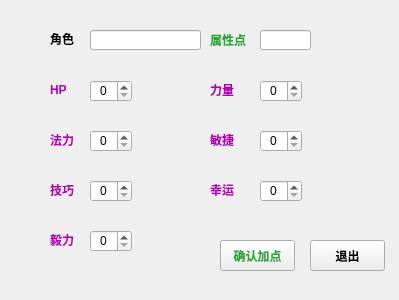
<?xml version="1.0" encoding="UTF-8"?>
<ui version="4.0">
 <class>Form_shuxingjiadian</class>
 <widget class="QWidget" name="Form_shuxingjiadian">
  <property name="geometry">
   <rect>
    <x>0</x>
    <y>0</y>
    <width>399</width>
    <height>300</height>
   </rect>
  </property>
  <property name="maximumSize">
   <size>
    <width>400</width>
    <height>300</height>
   </size>
  </property>
  <property name="windowTitle">
   <string>Form</string>
  </property>
  <widget class="QLabel" name="label">
   <property name="geometry">
    <rect>
     <x>50</x>
     <y>80</y>
     <width>31</width>
     <height>21</height>
    </rect>
   </property>
   <property name="text">
    <string>&lt;html&gt;&lt;head/&gt;&lt;body&gt;&lt;p&gt;&lt;span style=&quot; font-weight:600; color:#b300b3;&quot;&gt;HP&lt;/span&gt;&lt;/p&gt;&lt;/body&gt;&lt;/html&gt;</string>
   </property>
  </widget>
  <widget class="QLabel" name="label_2">
   <property name="geometry">
    <rect>
     <x>50</x>
     <y>130</y>
     <width>31</width>
     <height>21</height>
    </rect>
   </property>
   <property name="text">
    <string>&lt;html&gt;&lt;head/&gt;&lt;body&gt;&lt;p&gt;&lt;span style=&quot; font-weight:600; color:#b300b3;&quot;&gt;法力&lt;/span&gt;&lt;/p&gt;&lt;/body&gt;&lt;/html&gt;</string>
   </property>
  </widget>
  <widget class="QLabel" name="label_3">
   <property name="geometry">
    <rect>
     <x>50</x>
     <y>180</y>
     <width>31</width>
     <height>21</height>
    </rect>
   </property>
   <property name="text">
    <string>&lt;html&gt;&lt;head/&gt;&lt;body&gt;&lt;p&gt;&lt;span style=&quot; font-weight:600; color:#b300b3;&quot;&gt;技巧&lt;/span&gt;&lt;/p&gt;&lt;/body&gt;&lt;/html&gt;</string>
   </property>
  </widget>
  <widget class="QLabel" name="label_4">
   <property name="geometry">
    <rect>
     <x>210</x>
     <y>80</y>
     <width>31</width>
     <height>20</height>
    </rect>
   </property>
   <property name="text">
    <string>&lt;html&gt;&lt;head/&gt;&lt;body&gt;&lt;p&gt;&lt;span style=&quot; font-weight:600; color:#b300b3;&quot;&gt;力量&lt;/span&gt;&lt;/p&gt;&lt;/body&gt;&lt;/html&gt;</string>
   </property>
  </widget>
  <widget class="QLabel" name="label_5">
   <property name="geometry">
    <rect>
     <x>210</x>
     <y>130</y>
     <width>46</width>
     <height>21</height>
    </rect>
   </property>
   <property name="text">
    <string>&lt;html&gt;&lt;head/&gt;&lt;body&gt;&lt;p&gt;&lt;span style=&quot; font-weight:600; color:#b300b3;&quot;&gt;敏捷&lt;/span&gt;&lt;/p&gt;&lt;/body&gt;&lt;/html&gt;</string>
   </property>
  </widget>
  <widget class="QLabel" name="label_6">
   <property name="geometry">
    <rect>
     <x>210</x>
     <y>180</y>
     <width>46</width>
     <height>21</height>
    </rect>
   </property>
   <property name="text">
    <string>&lt;html&gt;&lt;head/&gt;&lt;body&gt;&lt;p&gt;&lt;span style=&quot; font-weight:600; color:#b300b3;&quot;&gt;幸运&lt;/span&gt;&lt;/p&gt;&lt;/body&gt;&lt;/html&gt;</string>
   </property>
  </widget>
  <widget class="QLabel" name="label_7">
   <property name="geometry">
    <rect>
     <x>210</x>
     <y>30</y>
     <width>41</width>
     <height>21</height>
    </rect>
   </property>
   <property name="text">
    <string>&lt;html&gt;&lt;head/&gt;&lt;body&gt;&lt;p&gt;&lt;span style=&quot; font-weight:600; color:#2ba636;&quot;&gt;属性点&lt;/span&gt;&lt;/p&gt;&lt;/body&gt;&lt;/html&gt;</string>
   </property>
  </widget>
  <widget class="QLabel" name="label_8">
   <property name="geometry">
    <rect>
     <x>50</x>
     <y>30</y>
     <width>31</width>
     <height>16</height>
    </rect>
   </property>
   <property name="text">
    <string>&lt;html&gt;&lt;head/&gt;&lt;body&gt;&lt;p&gt;&lt;span style=&quot; font-size:9pt; font-weight:600;&quot;&gt;角色&lt;/span&gt;&lt;/p&gt;&lt;/body&gt;&lt;/html&gt;</string>
   </property>
  </widget>
  <widget class="QLabel" name="label_9">
   <property name="geometry">
    <rect>
     <x>50</x>
     <y>230</y>
     <width>41</width>
     <height>21</height>
    </rect>
   </property>
   <property name="text">
    <string>&lt;html&gt;&lt;head/&gt;&lt;body&gt;&lt;p&gt;&lt;span style=&quot; font-weight:600; color:#b300b3;&quot;&gt;毅力&lt;/span&gt;&lt;/p&gt;&lt;/body&gt;&lt;/html&gt;</string>
   </property>
  </widget>
  <widget class="QLineEdit" name="name">
   <property name="geometry">
    <rect>
     <x>90</x>
     <y>30</y>
     <width>111</width>
     <height>20</height>
    </rect>
   </property>
   <property name="alignment">
    <set>Qt::AlignCenter</set>
   </property>
   <property name="readOnly">
    <bool>true</bool>
   </property>
  </widget>
  <widget class="QSpinBox" name="yili">
   <property name="geometry">
    <rect>
     <x>90</x>
     <y>230</y>
     <width>42</width>
     <height>22</height>
    </rect>
   </property>
   <property name="alignment">
    <set>Qt::AlignCenter</set>
   </property>
   <property name="readOnly">
    <bool>false</bool>
   </property>
   <property name="maximum">
    <number>1000</number>
   </property>
  </widget>
  <widget class="QSpinBox" name="jiqiao">
   <property name="geometry">
    <rect>
     <x>90</x>
     <y>180</y>
     <width>42</width>
     <height>22</height>
    </rect>
   </property>
   <property name="alignment">
    <set>Qt::AlignCenter</set>
   </property>
   <property name="readOnly">
    <bool>false</bool>
   </property>
   <property name="maximum">
    <number>1000</number>
   </property>
  </widget>
  <widget class="QSpinBox" name="fali">
   <property name="geometry">
    <rect>
     <x>90</x>
     <y>130</y>
     <width>42</width>
     <height>22</height>
    </rect>
   </property>
   <property name="alignment">
    <set>Qt::AlignCenter</set>
   </property>
   <property name="readOnly">
    <bool>false</bool>
   </property>
   <property name="maximum">
    <number>1000</number>
   </property>
  </widget>
  <widget class="QSpinBox" name="hp">
   <property name="geometry">
    <rect>
     <x>90</x>
     <y>80</y>
     <width>42</width>
     <height>22</height>
    </rect>
   </property>
   <property name="alignment">
    <set>Qt::AlignCenter</set>
   </property>
   <property name="readOnly">
    <bool>false</bool>
   </property>
   <property name="maximum">
    <number>1000</number>
   </property>
  </widget>
  <widget class="QSpinBox" name="liliang">
   <property name="geometry">
    <rect>
     <x>260</x>
     <y>80</y>
     <width>42</width>
     <height>22</height>
    </rect>
   </property>
   <property name="alignment">
    <set>Qt::AlignCenter</set>
   </property>
   <property name="readOnly">
    <bool>false</bool>
   </property>
   <property name="buttonSymbols">
    <enum>QAbstractSpinBox::UpDownArrows</enum>
   </property>
   <property name="maximum">
    <number>1000</number>
   </property>
  </widget>
  <widget class="QSpinBox" name="minjie">
   <property name="geometry">
    <rect>
     <x>260</x>
     <y>130</y>
     <width>42</width>
     <height>22</height>
    </rect>
   </property>
   <property name="alignment">
    <set>Qt::AlignCenter</set>
   </property>
   <property name="readOnly">
    <bool>false</bool>
   </property>
   <property name="maximum">
    <number>1000</number>
   </property>
  </widget>
  <widget class="QSpinBox" name="xingyun">
   <property name="geometry">
    <rect>
     <x>260</x>
     <y>180</y>
     <width>42</width>
     <height>22</height>
    </rect>
   </property>
   <property name="alignment">
    <set>Qt::AlignCenter</set>
   </property>
   <property name="readOnly">
    <bool>false</bool>
   </property>
   <property name="maximum">
    <number>1000</number>
   </property>
  </widget>
  <widget class="QPushButton" name="queren">
   <property name="geometry">
    <rect>
     <x>220</x>
     <y>240</y>
     <width>75</width>
     <height>31</height>
    </rect>
   </property>
   <property name="palette">
    <palette>
     <active>
      <colorrole role="ButtonText">
       <brush brushstyle="SolidPattern">
        <color alpha="255">
         <red>43</red>
         <green>166</green>
         <blue>54</blue>
        </color>
       </brush>
      </colorrole>
     </active>
     <inactive>
      <colorrole role="ButtonText">
       <brush brushstyle="SolidPattern">
        <color alpha="255">
         <red>43</red>
         <green>166</green>
         <blue>54</blue>
        </color>
       </brush>
      </colorrole>
     </inactive>
     <disabled>
      <colorrole role="ButtonText">
       <brush brushstyle="SolidPattern">
        <color alpha="255">
         <red>120</red>
         <green>120</green>
         <blue>120</blue>
        </color>
       </brush>
      </colorrole>
     </disabled>
    </palette>
   </property>
   <property name="font">
    <font>
     <pointsize>9</pointsize>
     <weight>75</weight>
     <bold>true</bold>
    </font>
   </property>
   <property name="text">
    <string>确认加点</string>
   </property>
  </widget>
  <widget class="QPushButton" name="tuichu">
   <property name="geometry">
    <rect>
     <x>310</x>
     <y>240</y>
     <width>75</width>
     <height>31</height>
    </rect>
   </property>
   <property name="font">
    <font>
     <pointsize>9</pointsize>
     <weight>75</weight>
     <bold>true</bold>
    </font>
   </property>
   <property name="text">
    <string>退出</string>
   </property>
  </widget>
  <widget class="QLineEdit" name="shuxingdian">
   <property name="geometry">
    <rect>
     <x>260</x>
     <y>30</y>
     <width>51</width>
     <height>20</height>
    </rect>
   </property>
   <property name="alignment">
    <set>Qt::AlignCenter</set>
   </property>
   <property name="readOnly">
    <bool>true</bool>
   </property>
  </widget>
 </widget>
 <resources/>
 <connections/>
</ui>
